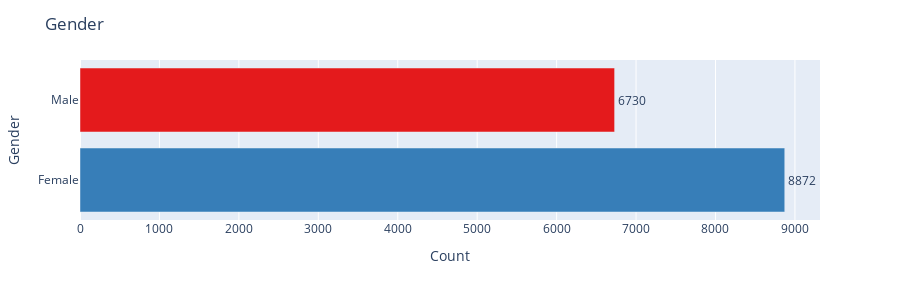

Here is the notebook cell this chart was saved with:
### Markdown cell above
## Gender

### Code cell
# Prepare data
# a = df['Gender'].value_counts(ascending=True)
# plot_df = a.reset_index()
# plot_df.columns = ['Gender', 'Count']

plot_df = count_entries("Gender")

# Create Plotly Express horizontal bar chart
fig = px.bar(
    plot_df,
    x='Count',
    y='Gender',
    orientation='h',
    text='Count',
    color='Gender',  # optional: different color per gender
    color_discrete_sequence=px.colors.qualitative.Set1
)

# Tweak layout and labels
fig.update_layout(
    title='Gender',
    xaxis=dict(range=[0, plot_df['Count'].max() * 1.05]),
    showlegend=False,
    height=300
)

fig.update_traces(textposition='outside')
fig.show()

### Figure 1 — Plotly figure (JSON) as saved in the notebook; plotly's stock layout.template omitted (floating-point values rounded to 4 significant figures)
{"data": [{"alignmentgroup": "True", "hovertemplate": "Gender=%{y}<br>Count=%{text}<extra></extra>", "legendgroup": "Male", "marker": {"color": "rgb(228,26,28)", "pattern": {"shape": ""}}, "name": "Male", "offsetgroup": "Male", "orientation": "h", "showlegend": true, "text": [6730], "textposition": "outside", "type": "bar", "x": [6730], "xaxis": "x", "y": ["Male"], "yaxis": "y"}, {"alignmentgroup": "True", "hovertemplate": "Gender=%{y}<br>Count=%{text}<extra></extra>", "legendgroup": "Female", "marker": {"color": "rgb(55,126,184)", "pattern": {"shape": ""}}, "name": "Female", "offsetgroup": "Female", "orientation": "h", "showlegend": true, "text": [8872], "textposition": "outside", "type": "bar", "x": [8872], "xaxis": "x", "y": ["Female"], "yaxis": "y"}], "layout": {"barmode": "relative", "height": 300, "legend": {"title": {"text": "Gender"}, "tracegroupgap": 0}, "margin": {"t": 60}, "showlegend": false, "title": {"text": "Gender"}, "xaxis": {"anchor": "y", "domain": [0, 1], "range": [0, 9316.0], "title": {"text": "Count"}}, "yaxis": {"anchor": "x", "categoryarray": ["Female", "Male"], "categoryorder": "array", "domain": [0, 1], "title": {"text": "Gender"}}}}
